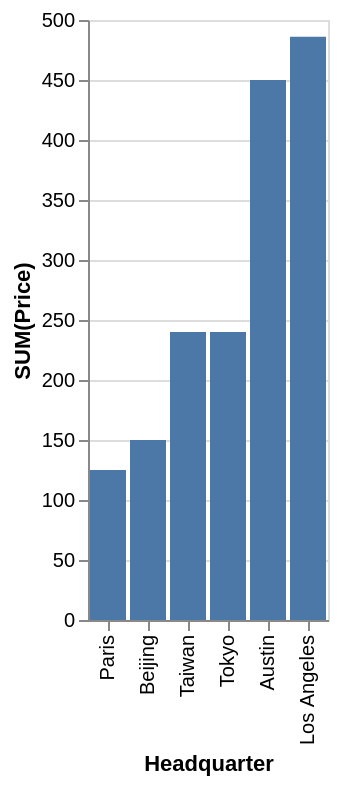

This figure's Vega-Lite source:
### Vega-Lite specification from a JSON file in a GitHub repository (floating-point values rounded to 4 significant figures)
{"data": {"values": [{"x_data": "Paris", "y_data": 125}, {"x_data": "Beijing", "y_data": 150}, {"x_data": "Taiwan", "y_data": 240}, {"x_data": "Tokyo", "y_data": 240}, {"x_data": "Austin", "y_data": 450}, {"x_data": "Los Angeles", "y_data": 486}]}, "mark": "bar", "encoding": {"x": {"field": "x_data", "type": "nominal", "title": "Headquarter", "sort": {"op": "sum", "field": "y_data", "order": "ascending"}}, "y": {"field": "y_data", "type": "quantitative", "title": "SUM(Price)"}}}
